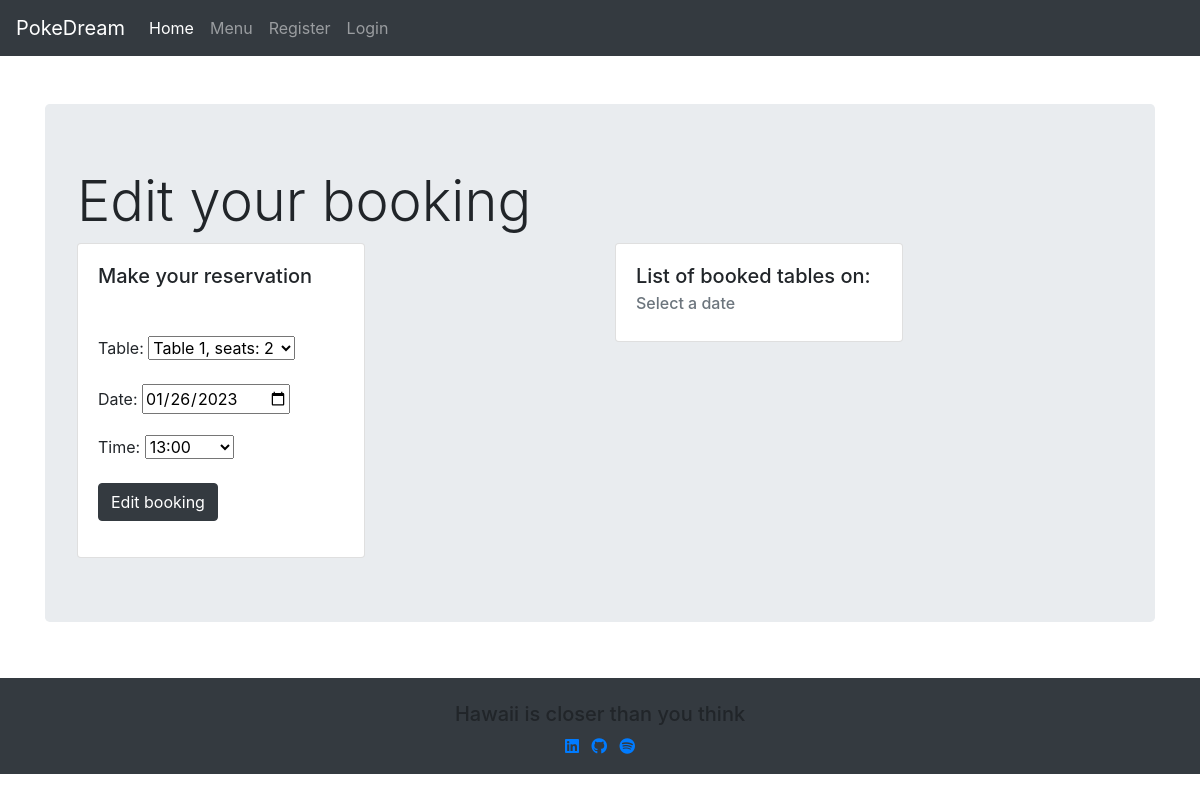
Screenshot of /edit_booking/42 with the database file from the repository.
### book_table/models.py (models this page shows, shortened)
class Reservation(models.Model):
    time_services = [
        (datetime.time(13, 0, 0), "13:00"),
        (datetime.time(15, 0, 0), '15:00'),
        (datetime.time(20, 0, 0), '20:00'),
        (datetime.time(22, 0, 0), '22:00')]
    client = models.ForeignKey(User, on_delete=models.CASCADE, related_name='restaurant_booking')
    table = models.ForeignKey(Table, on_delete=models.CASCADE)
    date = models.DateField(null=False, blank=False)
    time = models.TimeField(null=False, blank=False, choices=time_services)
    class Meta:
        unique_together = ["table", "date", "time"]

### book_table/views.py (the view)
# urls.py: path('edit_booking/<reservation_id>', views.edit_booking, name='edit_booking'),
def edit_booking(request, reservation_id):
    try:
        bookings = get_list_or_404(Reservation)
    except:
        bookings = None
    reservation = get_object_or_404(Reservation, id=reservation_id)
    if request.method == 'POST':
        form = ReservationForm(request.POST, instance = reservation)
        if form.is_valid():
            form.save()
            messages.success(request, 'Reservation edited succesfully.')
        return redirect('mybookings')
    form = ReservationForm(instance=reservation)
    context = {
        'form': form,
        'bookings': bookings,
    }
    return render(request, 'edit_booking.html', context)

### book_table/forms.py
class ReservationForm(forms.ModelForm):
    class Meta:
        model = Reservation
        fields = ['table', 'date', 'time']
        exclude = ["user"]
        widgets = {
            'date': forms.widgets.DateInput(attrs={'type': 'date'})
        }

### book_table/models.py (called while the page is built)
    def __str__(self):
        return f'Table {self.id}, seats: {self.number_of_seats}'

### book_table/templates/edit_booking.html (shortened to what this page needs)
{% extends "base.html" %}
{% block content %}
<div class="container">
  <div class="row">
    <div class="col mt-5 ">
      <div class="jumbotron">
        <h3 class="display-4">Edit your booking</h3>
        <div class="row">
          <div class="col-md-6">
            <div class="card" style="width: 18rem;">
              <div class="card-body">
                <h5 class="card-title">Make your reservation</h5>
                <p class="card-text">
                  <form class='mt-5' method='post'>
                    {{ form.as_p }}
                    <div>
                      <p>
                        <button type="submit" class="btn btn-dark">Edit booking</button>
                      </p>
                    </div>
                  </form>
                </p>
              </div>
            </div>
          </div>
          <div class="col-md-6">
            <div class="card" style="width: 18rem;">
              <div class="card-body">
                <h5 id='card-title-id' class="card-title">List of booked tables on:</h5>
                <h6 id="date-selection" class="card-subtitle mb-2 text-muted">Select a date</h6>
              </div>
            </div>
          </div>
        </div>
      </div>
    </div>
  </div>
</div>
{%endblock%}

### rows the page displays
Reservation: table "Table 1, seats: 2", date "01/26/2023", time "13:00"
